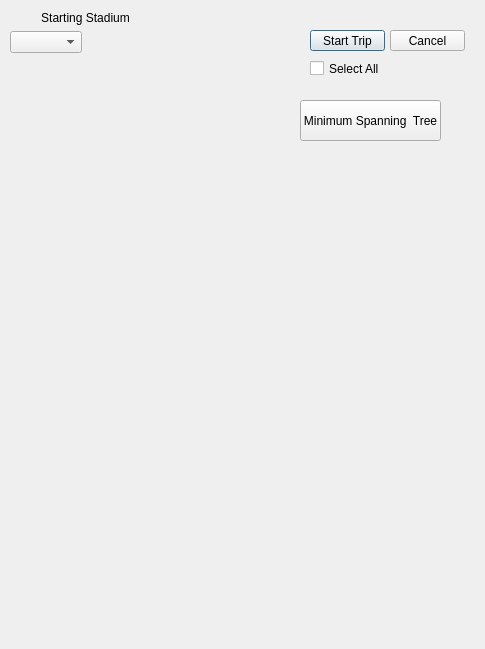
<?xml version="1.0" encoding="UTF-8"?>
<ui version="4.0">
 <class>TripPlanner</class>
 <widget class="QDialog" name="TripPlanner">
  <property name="geometry">
   <rect>
    <x>0</x>
    <y>0</y>
    <width>485</width>
    <height>649</height>
   </rect>
  </property>
  <property name="windowTitle">
   <string>Trip Planner</string>
  </property>
  <property name="windowIcon">
   <iconset resource="../assets/img.qrc">
    <normaloff>:/nfl icon.png</normaloff>:/nfl icon.png</iconset>
  </property>
  <widget class="QWidget" name="verticalLayoutWidget">
   <property name="geometry">
    <rect>
     <x>10</x>
     <y>60</y>
     <width>291</width>
     <height>581</height>
    </rect>
   </property>
   <layout class="QVBoxLayout" name="vlVisit">
    <property name="sizeConstraint">
     <enum>QLayout::SetNoConstraint</enum>
    </property>
   </layout>
  </widget>
  <widget class="QComboBox" name="comboBoxStarting">
   <property name="geometry">
    <rect>
     <x>10</x>
     <y>31</y>
     <width>69</width>
     <height>20</height>
    </rect>
   </property>
   <property name="sizePolicy">
    <sizepolicy hsizetype="Expanding" vsizetype="Fixed">
     <horstretch>0</horstretch>
     <verstretch>0</verstretch>
    </sizepolicy>
   </property>
   <property name="sizeAdjustPolicy">
    <enum>QComboBox::AdjustToContents</enum>
   </property>
  </widget>
  <widget class="QLabel" name="label">
   <property name="geometry">
    <rect>
     <x>10</x>
     <y>10</y>
     <width>151</width>
     <height>16</height>
    </rect>
   </property>
   <property name="text">
    <string>Starting Stadium</string>
   </property>
   <property name="alignment">
    <set>Qt::AlignCenter</set>
   </property>
  </widget>
  <widget class="QPushButton" name="buttonStartTrip">
   <property name="geometry">
    <rect>
     <x>310</x>
     <y>30</y>
     <width>75</width>
     <height>21</height>
    </rect>
   </property>
   <property name="text">
    <string>Start Trip</string>
   </property>
  </widget>
  <widget class="QPushButton" name="buttonCancel">
   <property name="geometry">
    <rect>
     <x>390</x>
     <y>30</y>
     <width>75</width>
     <height>21</height>
    </rect>
   </property>
   <property name="text">
    <string>Cancel</string>
   </property>
  </widget>
  <widget class="QCheckBox" name="checkBoxSelectAll">
   <property name="enabled">
    <bool>true</bool>
   </property>
   <property name="geometry">
    <rect>
     <x>310</x>
     <y>60</y>
     <width>91</width>
     <height>17</height>
    </rect>
   </property>
   <property name="text">
    <string>Select All</string>
   </property>
  </widget>
  <widget class="QPushButton" name="buttonMST">
   <property name="geometry">
    <rect>
     <x>300</x>
     <y>100</y>
     <width>141</width>
     <height>41</height>
    </rect>
   </property>
   <property name="text">
    <string>Minimum Spanning  Tree</string>
   </property>
  </widget>
 </widget>
 <resources>
  <include location="../assets/img.qrc"/>
 </resources>
 <connections/>
</ui>
